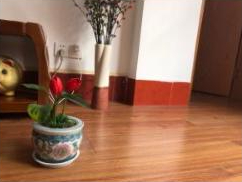
//> input picture OpenCV/Images/panarama1.jpg, 242 x 182 px
$ ./Panorama   (built with g++ and OpenCV 4)
//> lines starting //> are read from the running program, lines starting //| are printed output that depends on the picture
#include <iostream>
#include <fstream>

#include "opencv2/imgcodecs.hpp"
#include "opencv2/highgui.hpp"
#include "opencv2/stitching.hpp"

using namespace std;
using namespace cv;

vector<Mat> ReadImages(vector<string> arFilePaths)
{
    if (arFilePaths.empty())
        return vector<Mat>();

    vector<Mat> arImages;

    for (string wsFilePath : arFilePaths)
    {
        Mat oImage = imread(wsFilePath);
//> oImage is the input picture: 182 rows x 242 cols, CV_8UC3; mean B, G, R 90.5, 112.7, 153.2
        if (!oImage.data)
        {
            cout << "Can't read image \"" << wsFilePath << "\"" << endl;
            return vector<Mat>();
        }

        arImages.push_back(oImage);
    }

    return arImages;
}

int main()
{
    Stitcher::Mode enMode = Stitcher::PANORAMA;

    vector<Mat> arImages = ReadImages({ "../Images/panarama1.jpg",
                                        "../Images/panarama2.jpg",
                                        "../Images/panarama3.jpg" });


    Mat oNewImage;

    Ptr<Stitcher> oStitcher = Stitcher::create(enMode);

    Stitcher::Status enStatus = oStitcher->stitch(arImages, oNewImage);
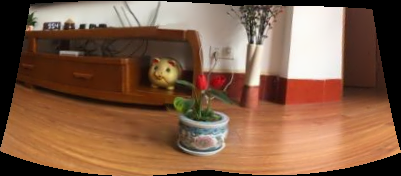
//> oNewImage: 176 rows x 401 cols, CV_8UC3; mean B, G, R 72.1, 95.2, 131.1

    if (enStatus != Stitcher::OK)
    {
        cout << "Can't stitch images\n";
        return -1;
    }

    namedWindow("Glued image", WINDOW_AUTOSIZE);
    moveWindow("Glued image", 100, 100);
    imshow("Glued image", oNewImage);
    waitKey(0);

    return 0;
}
